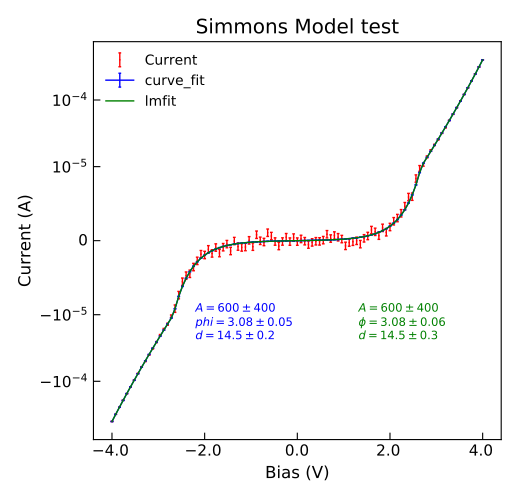

Source code (Python):
"""Example of nDimArrhenius Fit."""
from Stoner import Data
from Stoner.analysis.fitting.models.tunnelling import simmons, Simmons
from numpy import linspace, ones_like
from numpy.random import normal

# Make some data
V = linspace(-4, 4, 101)
I = simmons(V, 2500, 3.2, 15.0) + normal(size=len(V), scale=5e-7)
dI = ones_like(V) * 500e-9

p0 = p0 = [2500, 3, 10.0]

d = Data(V, I, dI, setas="xye", column_headers=["Bias", "Current", "Noise"])

d.curve_fit(simmons, p0=p0, result=True, header="curve_fit", maxfev=2000)
d.setas = "xyey"
d.plot(fmt=["r,", "b-"], capsize=1)
d.annotate_fit(
    simmons,
    x=0.25,
    y=0.25,
    prefix="simmons",
    fontdict={"size": "x-small", "color": "blue"},
)

d.setas = "xye"
fit = Simmons()
d.lmfit(Simmons, p0=p0, result=True, header="lmfit", maxfev=2000)
d.setas = "x...y"
d.plot(fmt="g-", label="lmfit")
d.annotate_fit(
    fit,
    x=0.65,
    y=0.25,
    prefix="Simmons",
    fontdict={"size": "x-small", "color": "green"},
)

d.ylabel = "Current (A)"
d.xlabel = "Bias (V)"
d.title = "Simmons Model test"
d.yscale("symlog", linthreshy=1e-5)
d.tight_layout()
